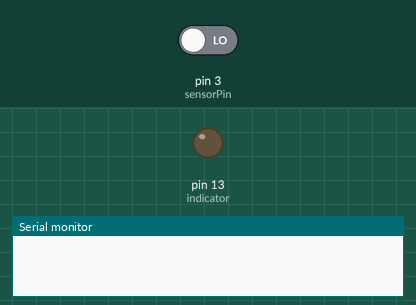
Simulated run of this sketch. Board: Arduino Uno, built with avr-gcc and run on an emulated ATmega328P. On the bench: output pins drawn as LEDs (lit = HIGH), the last lines printed to the serial monitor. The inputs (shaded band) are chosen by the test bench; at power-on: pin 3 (sensorPin) LOW.

Above: at 1.8 s.
1.9 s: pin 3 (sensorPin) driven HIGH
At 3.2 s:
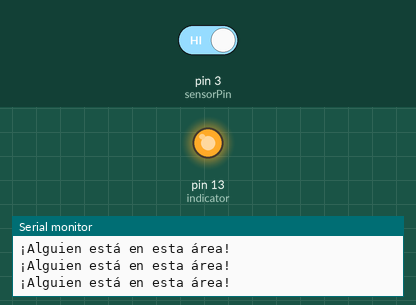
3.5 s: pin 3 (sensorPin) driven LOW
At 4.5 s:
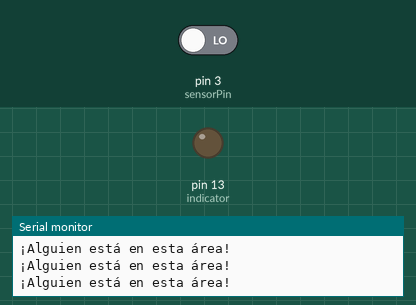
Timing chart, 0 to 6.5 s (numbered marks = the images above; inputs shaded):
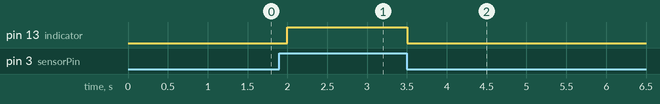

The sketch:

PIR_Motion_Sensor.ino
```cpp
//Ks0052 keyestudio PIR Motion Sensor

byte sensorPin = 3; //estableciendo pin para el sensor
byte indicator = 13; //estableciendo led de pin 13 de arduino como indicador
void setup()
{
  pinMode(sensorPin,INPUT);//pin entrada
  pinMode(indicator,OUTPUT);//pin salida
  Serial.begin(9600);
}

void loop()
{
  byte state = digitalRead(sensorPin);
  digitalWrite(indicator,state);
  if(state == 1)Serial.println("¡Alguien está en esta área!");
  //else if(state == 0)Serial.println("¡Nadie en el área!");
  delay(500);
}
```

Measured:
- after the input at 1.9 s, pin 13 (indicator): LOW → HIGH after 0.10 s
- after the input at 3.5 s, pin 13 (indicator): HIGH → LOW at once
